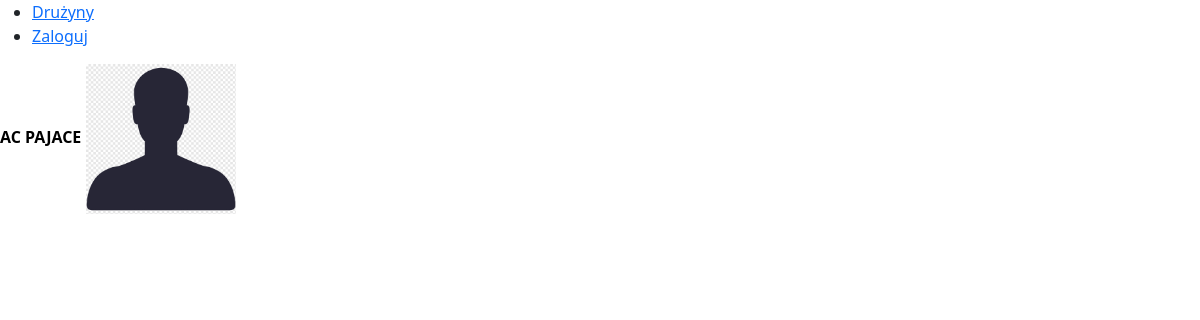
Screenshot of /teams/ with the database file from the repository.
### Teams/models.py (models this page shows)
class Team(models.Model):
    name = models.CharField(unique=True,max_length=30)
    slug = models.SlugField(unique=True,max_length=30)
    image = models.ImageField(upload_to='images/teams')
    def __str__(self):
        return self.name
    def get_absolute_url(self):
        return reverse('teams:team_detail',args=[self.slug])

### Teams/views.py (the view)
# urls.py: path('',include('Teams.urls',namespace='teams')),
def teams(request):
    teams = Team.objects.all()
    return render(request,'teams/all_teams.html',{'teams':teams})

### templates/teams/all_teams.html
{% extends 'base.html' %}
{% block content %}
    {% for team in teams %}
        <a class="fw-bold text-decoration-none text-black" href="{{ team.get_absolute_url }}">{{ team }}</a>
        <img src="{{ team.image.url }}" alt="" style="width:150px;height:150px">
    {% endfor %}
{% endblock %}

### rows the page displays
Team: name "AC PAJACE", image (picture)
